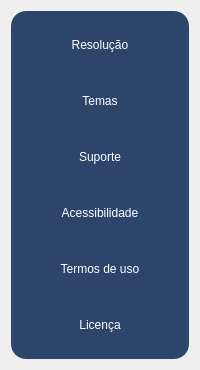
            <widget class="QWidget" name="PgConfiguracao">
             <layout class="QVBoxLayout" name="verticalLayout_38">
              <item>
               <widget class="QFrame" name="frame_21">
                <property name="styleSheet">
                 <string notr="true">background-color: #2D456B;
border-radius:15px;
color: rgb(255, 255, 255);</string>
                </property>
                <property name="frameShape">
                 <enum>QFrame::StyledPanel</enum>
                </property>
                <property name="frameShadow">
                 <enum>QFrame::Raised</enum>
                </property>
                <layout class="QVBoxLayout" name="verticalLayout_35">
                 <item>
                  <widget class="QPushButton" name="bttela">
                   <property name="minimumSize">
                    <size>
                     <width>0</width>
                     <height>50</height>
                    </size>
                   </property>
                   <property name="styleSheet">
                    <string notr="true">QPushButton:hover{
	background-color: #324D78;
   border-top-left-radus:15px
}</string>
                   </property>
                   <property name="text">
                    <string>Resolução</string>
                   </property>
                   <property name="icon">
                    <iconset>
                     <normaloff>Icons/Tamanho.png</normaloff>Icons/Tamanho.png</iconset>
                   </property>
                  </widget>
                 </item>
                 <item>
                  <widget class="QPushButton" name="bttema">
                   <property name="minimumSize">
                    <size>
                     <width>0</width>
                     <height>50</height>
                    </size>
                   </property>
                   <property name="whatsThis">
                    <string>&lt;html&gt;&lt;head/&gt;&lt;body&gt;&lt;p align=&quot;center&quot;&gt;&lt;img src=&quot;:/Icons/Icons/Linguagem.png&quot;/&gt;&lt;span style=&quot; font-size:14pt;&quot;&gt;Idioma&lt;/span&gt;&lt;/p&gt;&lt;/body&gt;&lt;/html&gt;</string>
                   </property>
                   <property name="styleSheet">
                    <string notr="true">QPushButton:hover{
	background-color: #324D78;
   border-top-left-radus:15px
}</string>
                   </property>
                   <property name="text">
                    <string>Temas</string>
                   </property>
                   <property name="icon">
                    <iconset>
                     <normaloff>Icons/Tema.png</normaloff>Icons/Tema.png</iconset>
                   </property>
                  </widget>
                 </item>
                 <item>
                  <widget class="QPushButton" name="btajuda">
                   <property name="minimumSize">
                    <size>
                     <width>0</width>
                     <height>50</height>
                    </size>
                   </property>
                   <property name="styleSheet">
                    <string notr="true">QPushButton:hover{
	background-color: #324D78;
   border-top-left-radus:15px
}</string>
                   </property>
                   <property name="text">
                    <string>Suporte</string>
                   </property>
                   <property name="icon">
                    <iconset>
                     <normaloff>Icons/Ajuda.png</normaloff>Icons/Ajuda.png</iconset>
                   </property>
                  </widget>
                 </item>
                 <item>
                  <widget class="QPushButton" name="btacessivel">
                   <property name="minimumSize">
                    <size>
                     <width>0</width>
                     <height>50</height>
                    </size>
                   </property>
                   <property name="styleSheet">
                    <string notr="true">QPushButton:hover{
	background-color: #324D78;
   border-top-left-radus:15px
}</string>
                   </property>
                   <property name="text">
                    <string>Acessibilidade</string>
                   </property>
                   <property name="icon">
                    <iconset>
                     <normaloff>Icons/Acessivel.png</normaloff>Icons/Acessivel.png</iconset>
                   </property>
                  </widget>
                 </item>
                 <item>
                  <widget class="QPushButton" name="bttermos">
                   <property name="minimumSize">
                    <size>
                     <width>0</width>
                     <height>50</height>
                    </size>
                   </property>
                   <property name="styleSheet">
                    <string notr="true">QPushButton:hover{
	background-color: #324D78;
   border-top-left-radus:15px
}</string>
                   </property>
                   <property name="text">
                    <string>Termos de uso</string>
                   </property>
                   <property name="icon">
                    <iconset>
                     <normaloff>Icons/uso.png</normaloff>Icons/uso.png</iconset>
                   </property>
                  </widget>
                 </item>
                 <item>
                  <widget class="QPushButton" name="btlicenca">
                   <property name="minimumSize">
                    <size>
                     <width>0</width>
                     <height>50</height>
                    </size>
                   </property>
                   <property name="styleSheet">
                    <string notr="true">QPushButton:hover{
	background-color: #324D78;
   border-top-left-radus:15px
}</string>
                   </property>
                   <property name="text">
                    <string>Licença</string>
                   </property>
                   <property name="icon">
                    <iconset>
                     <normaloff>Icons/licensa.png</normaloff>Icons/licensa.png</iconset>
                   </property>
                  </widget>
                 </item>
                </layout>
               </widget>
              </item>
             </layout>
            </widget>
